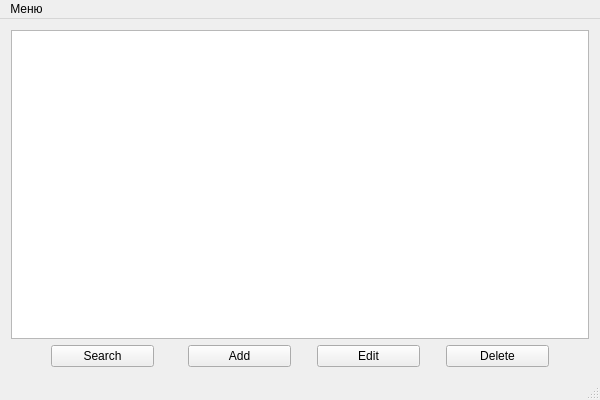
<?xml version="1.0" encoding="UTF-8"?>
<ui version="4.0">
 <class>MainWindow</class>
 <widget class="QMainWindow" name="MainWindow">
  <property name="geometry">
   <rect>
    <x>0</x>
    <y>0</y>
    <width>600</width>
    <height>400</height>
   </rect>
  </property>
  <property name="windowTitle">
   <string>DBsan</string>
  </property>
  <property name="windowIcon">
   <iconset>
    <normaloff>:/res/icon.png</normaloff>:/res/icon.png</iconset>
  </property>
  <widget class="QWidget" name="centralWidget">
   <layout class="QVBoxLayout" name="verticalLayout">
    <item>
     <widget class="QTableView" name="tableView">
      <property name="font">
       <font>
        <pointsize>8</pointsize>
       </font>
      </property>
      <property name="horizontalScrollBarPolicy">
       <enum>Qt::ScrollBarAsNeeded</enum>
      </property>
      <property name="autoScroll">
       <bool>true</bool>
      </property>
      <property name="editTriggers">
       <set>QAbstractItemView::NoEditTriggers</set>
      </property>
      <property name="tabKeyNavigation">
       <bool>false</bool>
      </property>
      <property name="showDropIndicator" stdset="0">
       <bool>false</bool>
      </property>
      <property name="dragDropOverwriteMode">
       <bool>false</bool>
      </property>
      <property name="alternatingRowColors">
       <bool>true</bool>
      </property>
      <property name="selectionMode">
       <enum>QAbstractItemView::SingleSelection</enum>
      </property>
      <property name="selectionBehavior">
       <enum>QAbstractItemView::SelectRows</enum>
      </property>
      <property name="verticalScrollMode">
       <enum>QAbstractItemView::ScrollPerPixel</enum>
      </property>
      <property name="horizontalScrollMode">
       <enum>QAbstractItemView::ScrollPerPixel</enum>
      </property>
      <property name="gridStyle">
       <enum>Qt::SolidLine</enum>
      </property>
      <property name="sortingEnabled">
       <bool>true</bool>
      </property>
      <attribute name="horizontalHeaderHighlightSections">
       <bool>false</bool>
      </attribute>
      <attribute name="verticalHeaderVisible">
       <bool>false</bool>
      </attribute>
      <attribute name="verticalHeaderHighlightSections">
       <bool>false</bool>
      </attribute>
      <attribute name="verticalHeaderVisible">
       <bool>false</bool>
      </attribute>
      <attribute name="horizontalHeaderHighlightSections">
       <bool>false</bool>
      </attribute>
      <attribute name="verticalHeaderHighlightSections">
       <bool>false</bool>
      </attribute>
     </widget>
    </item>
    <item>
     <layout class="QHBoxLayout" name="horizontalLayout">
      <item>
       <spacer name="horizontalSpacer_3">
        <property name="orientation">
         <enum>Qt::Horizontal</enum>
        </property>
        <property name="sizeType">
         <enum>QSizePolicy::Maximum</enum>
        </property>
        <property name="sizeHint" stdset="0">
         <size>
          <width>40</width>
          <height>20</height>
         </size>
        </property>
       </spacer>
      </item>
      <item>
       <widget class="QPushButton" name="btn_filter">
        <property name="text">
         <string>Search</string>
        </property>
       </widget>
      </item>
      <item>
       <spacer name="horizontalSpacer">
        <property name="orientation">
         <enum>Qt::Horizontal</enum>
        </property>
        <property name="sizeType">
         <enum>QSizePolicy::Minimum</enum>
        </property>
        <property name="sizeHint" stdset="0">
         <size>
          <width>28</width>
          <height>20</height>
         </size>
        </property>
       </spacer>
      </item>
      <item>
       <widget class="QPushButton" name="btnAdd">
        <property name="text">
         <string>Add</string>
        </property>
       </widget>
      </item>
      <item>
       <spacer name="horizontalSpacer_5">
        <property name="orientation">
         <enum>Qt::Horizontal</enum>
        </property>
        <property name="sizeType">
         <enum>QSizePolicy::Minimum</enum>
        </property>
        <property name="sizeHint" stdset="0">
         <size>
          <width>20</width>
          <height>20</height>
         </size>
        </property>
       </spacer>
      </item>
      <item>
       <widget class="QPushButton" name="btnEd">
        <property name="text">
         <string>Edit</string>
        </property>
       </widget>
      </item>
      <item>
       <spacer name="horizontalSpacer_2">
        <property name="orientation">
         <enum>Qt::Horizontal</enum>
        </property>
        <property name="sizeType">
         <enum>QSizePolicy::Minimum</enum>
        </property>
        <property name="sizeHint" stdset="0">
         <size>
          <width>20</width>
          <height>20</height>
         </size>
        </property>
       </spacer>
      </item>
      <item>
       <widget class="QPushButton" name="btn_delete">
        <property name="text">
         <string>Delete</string>
        </property>
       </widget>
      </item>
      <item>
       <spacer name="horizontalSpacer_4">
        <property name="orientation">
         <enum>Qt::Horizontal</enum>
        </property>
        <property name="sizeType">
         <enum>QSizePolicy::Maximum</enum>
        </property>
        <property name="sizeHint" stdset="0">
         <size>
          <width>40</width>
          <height>20</height>
         </size>
        </property>
       </spacer>
      </item>
     </layout>
    </item>
   </layout>
  </widget>
  <widget class="QMenuBar" name="menuBar">
   <property name="geometry">
    <rect>
     <x>0</x>
     <y>0</y>
     <width>600</width>
     <height>18</height>
    </rect>
   </property>
   <widget class="QMenu" name="menu">
    <property name="title">
     <string>Меню</string>
    </property>
    <addaction name="actionSettings"/>
    <addaction name="actionAbout"/>
    <addaction name="separator"/>
    <addaction name="actionQuit"/>
   </widget>
   <addaction name="menu"/>
  </widget>
  <widget class="QStatusBar" name="statusBar"/>
  <action name="actionQuit">
   <property name="text">
    <string>Quit</string>
   </property>
  </action>
  <action name="actionAbout">
   <property name="text">
    <string>About</string>
   </property>
  </action>
  <action name="actionSettings">
   <property name="text">
    <string>Settings</string>
   </property>
  </action>
 </widget>
 <layoutdefault spacing="6" margin="11"/>
 <resources/>
 <connections>
  <connection>
   <sender>actionQuit</sender>
   <signal>triggered(bool)</signal>
   <receiver>MainWindow</receiver>
   <slot>close()</slot>
   <hints>
    <hint type="sourcelabel">
     <x>-1</x>
     <y>-1</y>
    </hint>
    <hint type="destinationlabel">
     <x>299</x>
     <y>199</y>
    </hint>
   </hints>
  </connection>
 </connections>
</ui>
